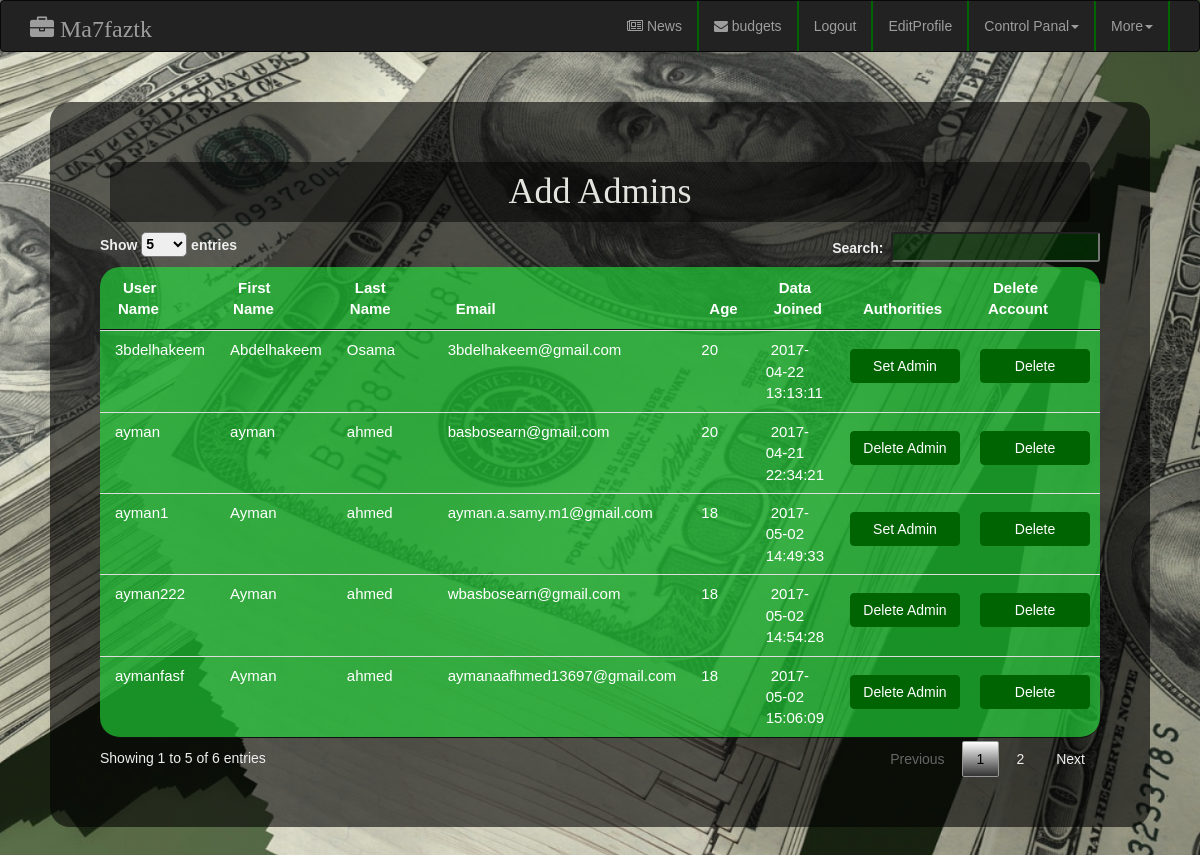
The page /addAdmins.php (signed in) on the database its author committed.
### tables this page shows
CREATE TABLE IF NOT EXISTS `userstable` (
  `ID` int(11) NOT NULL,
  `Username` char(255) NOT NULL,
  `Firstname` char(255) NOT NULL DEFAULT 'Empty',
  `Lastname` char(255) NOT NULL DEFAULT 'Empty',
  `Email` char(255) NOT NULL,
  `Age` int(11) NOT NULL DEFAULT '0',
  `Password` char(255) NOT NULL,
  `Datejoined` datetime NOT NULL DEFAULT CURRENT_TIMESTAMP,
  `isAdmin` tinyint(4) NOT NULL DEFAULT '0',
  `DefaultBudgetID` int(11) NOT NULL DEFAULT '0'
);

### DataBase.php (called while the page is built, shortened)
<?php
function db_query($sql)
{
	$result = mysql_query($sql);
	return $result;
}
function db_fetch_assoc($query)
{
	return mysql_fetch_assoc($query);
}
?>

### myBudgetDataBase.php (called while the page is built, shortened)
<?php
function getAllUsers()
{
	$usersdb = db_query("SELECT * FROM userstable");
	while($x = db_fetch_assoc($usersdb))
	{
		$users[] = $x;
	}
	return $users;
}
?>

### addAdmins.php (the view, shortened to what this page needs)
<?php
include("myBudgetDataBase.php");
?>
<!DOCTYPE html>
<html>
<head>
  <link href=fonts/DroidSans-Bold.ttf" rel="stylesheet">
  <link href=fonts/DroidSans.ttf" rel="stylesheet">
  <link href="fonts/Lobster-Regular.ttf" rel="stylesheet">
  <link rel="stylesheet" href="css/font-awesome.min.css">
  <link href="css/bootstrap.min.css" rel="stylesheet"/>
  <link rel="stylesheet" type="text/css" href="datatables.min.css">
  <link rel="stylesheet"  href="css/styles.css">
</head>
<body>
  <?php
  include ('NavBar.php');
  $userID = $_SESSION['userID'];
  ?>
  <div class="col-md center-block col-md-offset-1 budgetslist editForAdmins">
    <h1 class="text-center changeprofconfirm editForAdminsheader">Add Admins</h1>
    <table id="adminsTable" class="table tableincome">
      <thead>
        <tr>
          <th>User Name</th>
          <th>First Name</th>
          <th>Last Name</th>
          <th>Email</th>
          <th>Age</th>
          <th>Data Joined</th>
          <th>Authorities</th>
          <th>Delete Account</th>
        </tr>
      </thead>
      <tbody>
        <?php
        $users = getAllUsers();
        for ($i=0; $i < sizeof($users); $i++) {
          $user = $users[$i];
          if($user['ID'] != $userID && $user["isAdmin"] != 2)
          {
            $userName = $user["Username"];
            $firstName = $user["Firstname"];
            $lastName = $user["Lastname"];
            $email = $user["Email"];
            $age = $user["Age"];
            $dataJoined = $user["Datejoined"];
            $isAdmin = $user["isAdmin"];
            echo "
            <tr>
              <td scope=\"row\">$userName</td>
              <td >$firstName</td>
              <td>$lastName</td>
              <td>$email</td>
              <td>$age</td>
              <td>$dataJoined</td>
              ";
              echo '<form role= "form" method="POST" action="'.htmlspecialchars($_SERVER["PHP_SELF"]).'">
              <td>
              <input type="hidden" name="UserID" value="'.$user['ID'].'">';
              if($isAdmin)
              {
                echo '<button type="submit" class="btn btn-default center-block submitbutton" name="DeleteAdmin">Delete Admin</button>';
              }
              else
              {
                echo '<button type="submit"  class="btn btn-default center-block setbutton submitbutton" name="SetAdmin">Set Admin</button>';
              }
              echo '</td><td><button type="submit"  class="btn btn-default center-block setbutton submitbutton" name="DeleteAccount">Delete</button>';
              echo "</form></td></tr>";
            }
          }
          ?>
        </tbody>
      </table>
    </div>
  </body>
  </html>

### NavBar.php (shortened to what this page needs)
<nav class="navbar navbar-inverse">
  <div class="container">
    <div class="navbar-header">
      <a class="navbar-brand logo" href="index.php"><i class="fa fa-briefcase" aria-hidden="true"></i>
       Ma7faztk</a>
     </div>
     <div class="collapse navbar-collapse navbar-right" id="navbarcontent">
      <ul class="nav navbar-nav">
        <li <?php if(htmlspecialchars($_SERVER["PHP_SELF"]) == '/News.php') echo 'class="active"';  ?> ><a href="News.php">
          <i class="fa fa-newspaper-o" aria-hidden="true"></i> News</a></li>
          <?php
          if(isset($_SESSION['logged']))
          {
            echo "<li ";if(htmlspecialchars($_SERVER["PHP_SELF"]) == '/Budgets.php' || htmlspecialchars($_SERVER["PHP_SELF"]) == '/BudgetDuration.php') echo 'class="active"';  echo '><a href="Budgets.php">
            <i class="fa fa-envelope" aria-hidden="true"></i> budgets</a></li>
            <li><a href="'.htmlspecialchars($_SERVER["PHP_SELF"]).'?logout">Logout</a></li><li ';if(htmlspecialchars($_SERVER["PHP_SELF"]) == '/EditProfile.php') echo 'class="active"';  echo '><a href="EditProfile.php">
             EditProfile</a></li>';
            }
            ?>
          </ul>
          <ul class="nav navbar-nav navbar-right">
            <li class="dropdown">
              <a href="#" class="dropdown-toggle" data-toggle="dropdown" role="button" aria-haspopup="true" aria-expanded="false">More<span class="caret"></span></a>
            </li>
          </ul>
          <?php
          if(isset($_SESSION['admin']))
            {
         echo' <ul class="nav navbar-nav navbar-right adminDropList">
            <li class="dropdown">
              <a href="#" class="dropdown-toggle" data-toggle="dropdown" role="button" aria-haspopup="true" aria-expanded="false">Control Panal<span class="caret"></span></a>
              <ul class="dropdown-menu">
                <li><a href="/AddAdmins.php">set admins</a></li>
                <li role="separator" class="divider"></li>
                <li><a href="/NewsInputForAdmins.php">Add News</a></li>
              </ul>
            </li>
          </ul>';
        }
          ?>
        </div>
      </div>
    </nav>

### css/styles.css (style rules this page uses)
body { background: url("../images/money.jpg") no-repeat center center fixed; -webkit-background-size:cover; -moz-background-size:cover; -o-background-size:cover; background-size:cover; font-family: 'Droid Sans', sans-serif; }
h1 { font-family: 'Lobster', cursive; }
.navbar-inverse .navbar-nav>li>a { border-right:2px #006403 solid; }
.navbar>.container .navbar-brand, .navbar>.container-fluid .navbar-brand { font-family: 'Lobster', cursive; }
.btn-default { background-color: #006403; border-color: #006403; color:#FFF; -webkit-transition:all 0.5s ease; -moz-transition:all 0.5s ease; -o-transition:all 0.5s ease; }
.submitbutton { height: 150%; margin-top: 10px; margin-bottom: 25px:; }
.logo { font-family: Lobster; font-size: 24px; font-style: normal; font-variant: normal; font-weight: 500; line-height: 26.4px; }
.budgetslist { color:#E4E4DF; margin: 20px; background-color: rgba(3,3,3,0.6); min-height: 600px; padding: 50px; border-radius: 20px; }
.tableincome { text-indent: 5px; overflow: hidden; background-color:rgba(35,233,60,0.6); border-radius: 20px; font-size: 15px; }
.changeprofconfirm { background-color: rgba(3,3,3,0.5); border-radius: 6px; }
.editForAdmins { min-height: 300px; margin:50px; }
.editForAdminsheader { padding: 10px; margin: 10px; }
button, input, select, textarea { color: #000; border-radius: 5px; height: 25px; }
table.dataTable tbody th, table.dataTable tbody td { color: #fff; }
.table>caption+thead>tr:first-child>td, .table>caption+thead>tr:first-child>th, .table>colgroup+thead>tr:first-child>td, .table>colgroup+thead>tr:first-child>th, .table>thead:first-child>tr:first-child>td, .table>thead:first-child>tr:first-child>th { color: #fff; }
.setbutton { min-width: 110px; }
.btn { height: 150%; }

### rows shown on the page
userstable: Username "ayman", Firstname "ayman", Lastname "ahmed", Email "basbosearn@gmail.com", Age "20", Datejoined "2017-04-21 22:34:21", isAdmin "Delete Admin"
userstable: Username "3bdelhakeem", Firstname "Abdelhakeem", Lastname "Osama", Email "3bdelhakeem@gmail.com", Age "20", Datejoined "2017-04-22 13:13:11", isAdmin "Set Admin"
userstable: Username "ayman1", Firstname "Ayman", Lastname "ahmed", Email "ayman.a.samy.m1@gmail.com", Age "18", Datejoined "2017-05-02 14:49:33", isAdmin "Set Admin"
userstable: Username "ayman222", Firstname "Ayman", Lastname "ahmed", Email "wbasbosearn@gmail.com", Age "18", Datejoined "2017-05-02 14:54:28", isAdmin "Delete Admin"
userstable: Username "aymanfasf", Firstname "Ayman", Lastname "ahmed", Email "aymanaafhmed13697@gmail.com", Age "18", Datejoined "2017-05-02 15:06:09", isAdmin "Delete Admin"
